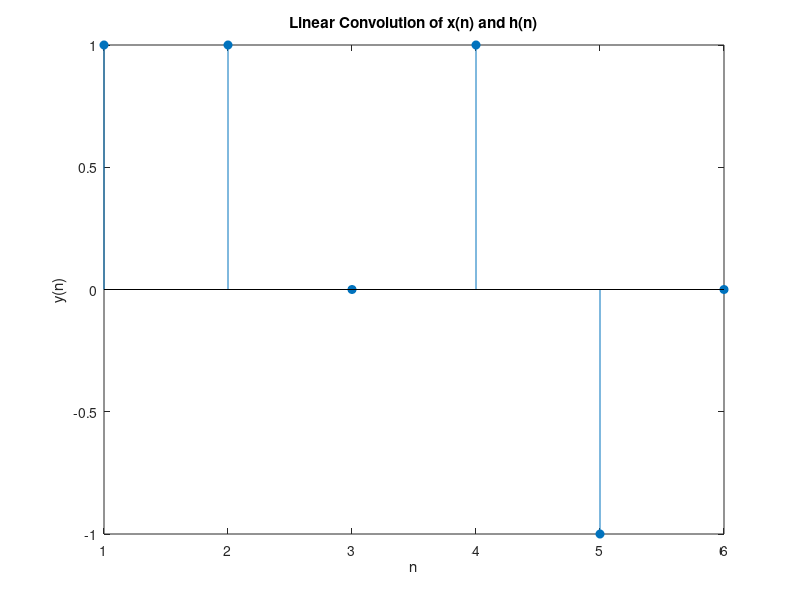

Reproduce this figure in MATLAB.
clc;
clear all;
close all;

x = [1 1 -1];
h = [1 0 1 0];
n1 = [1 2 3];
n2 = [1 2 3 4];
N1 = length(n1);
N2 = length(n2);

X =[ x,zeros(1,N2-1)];
H = [h,zeros(1,N2-1)];

L = N1+N2-1;
disp("the length of the convolution is:");
disp(L);

y = zeros(1,L);
for i = 1:L
    for j = 1:N1
        if (i-j+1>0) && (i-j+1<=N2)
            y(i) = y(i) + X(j) * H(i-j+1);
        end
    end
end
disp("The convolution result y:");
disp(y);
stem(y,'filled');
xlabel("n");
ylabel("y(n)");
title("Linear Convolution of x(n) and h(n)");
